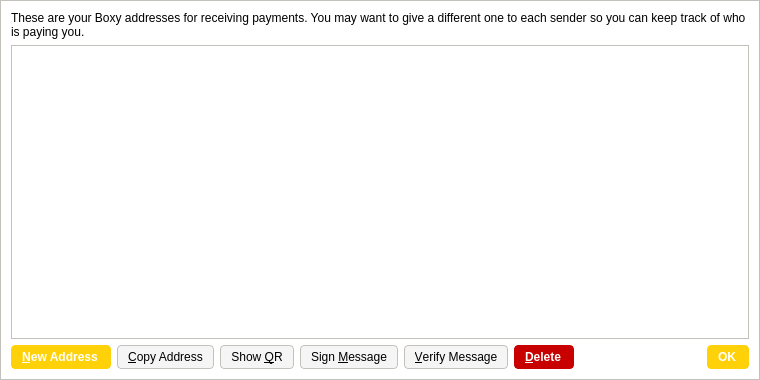
<?xml version="1.0" encoding="UTF-8"?>
<ui version="4.0">
 <class>AddressBookPage</class>
 <widget class="QWidget" name="AddressBookPage">
  <property name="geometry">
   <rect>
    <x>0</x>
    <y>0</y>
    <width>760</width>
    <height>380</height>
   </rect>
  </property>
  <property name="windowTitle">
   <string>Address Book</string>
  </property>
  <property name="styleSheet">
   <string notr="true">background-color: rgb(255, 255, 255);
border: 1px solid #c4c1bd;</string>
  </property>
  <layout class="QVBoxLayout" name="verticalLayout">
   <item>
    <widget class="QLabel" name="labelExplanation">
     <property name="styleSheet">
      <string notr="true">border: 0;</string>
     </property>
     <property name="text">
      <string>These are your Boxy addresses for receiving payments. You may want to give a different one to each sender so you can keep track of who is paying you.</string>
     </property>
     <property name="textFormat">
      <enum>Qt::PlainText</enum>
     </property>
     <property name="wordWrap">
      <bool>true</bool>
     </property>
    </widget>
   </item>
   <item>
    <widget class="QTableView" name="tableView">
     <property name="contextMenuPolicy">
      <enum>Qt::CustomContextMenu</enum>
     </property>
     <property name="toolTip">
      <string>Double-click to edit address or label</string>
     </property>
     <property name="tabKeyNavigation">
      <bool>false</bool>
     </property>
     <property name="selectionMode">
      <enum>QAbstractItemView::SingleSelection</enum>
     </property>
     <property name="selectionBehavior">
      <enum>QAbstractItemView::SelectRows</enum>
     </property>
     <property name="sortingEnabled">
      <bool>true</bool>
     </property>
     <attribute name="verticalHeaderVisible">
      <bool>false</bool>
     </attribute>
    </widget>
   </item>
   <item>
    <layout class="QHBoxLayout" name="horizontalLayout">
     <item>
      <widget class="QPushButton" name="newAddressButton">
       <property name="toolTip">
        <string>Create a new address</string>
       </property>
       <property name="styleSheet">
        <string notr="true">background-color: rgb(254, 209, 8);
color: rgb(255, 255, 255);
border-radius: 4px;
border-color:  rgb(254, 209, 8);
font-weight: 600;
padding: 4px;
padding-left: 10px;
padding-right: 12px;
icon-size: 0;</string>
       </property>
       <property name="text">
        <string>&amp;New Address</string>
       </property>
      </widget>
     </item>
     <item>
      <widget class="QPushButton" name="copyToClipboard">
       <property name="toolTip">
        <string>Copy the currently selected address to the system clipboard</string>
       </property>
       <property name="styleSheet">
        <string notr="true">background-color: rgb(245, 245, 245);
border-radius: 4px;
border: 1px solid #c4c1bd;
font-weight: 400;
padding: 4px;
padding-left: 10px;
padding-right: 10px;</string>
       </property>
       <property name="text">
        <string>&amp;Copy Address</string>
       </property>
      </widget>
     </item>
     <item>
      <widget class="QPushButton" name="showQRCode">
       <property name="styleSheet">
        <string notr="true">background-color: rgb(245, 245, 245);
border-radius: 4px;
border: 1px solid #c4c1bd;
font-weight: 400;
padding: 4px;
padding-left: 10px;
padding-right: 10px;</string>
       </property>
       <property name="text">
        <string>Show &amp;QR</string>
       </property>
      </widget>
     </item>
     <item>
      <widget class="QPushButton" name="signMessage">
       <property name="toolTip">
        <string>Sign a message to prove you own a Boxy address</string>
       </property>
       <property name="styleSheet">
        <string notr="true">background-color: rgb(245, 245, 245);
border-radius: 4px;
border: 1px solid #c4c1bd;
font-weight: 400;
padding: 4px;
padding-left: 10px;
padding-right: 10px;</string>
       </property>
       <property name="text">
        <string>Sign &amp;Message</string>
       </property>
      </widget>
     </item>
     <item>
      <widget class="QPushButton" name="verifyMessage">
       <property name="toolTip">
        <string>Verify a message to ensure it was signed with a specified Boxy address</string>
       </property>
       <property name="styleSheet">
        <string notr="true">background-color: rgb(245, 245, 245);
border-radius: 4px;
border: 1px solid #c4c1bd;
font-weight: 400;
padding: 4px;
padding-left: 10px;
padding-right: 10px;</string>
       </property>
       <property name="text">
        <string>&amp;Verify Message</string>
       </property>
      </widget>
     </item>
     <item>
      <widget class="QPushButton" name="deleteButton">
       <property name="toolTip">
        <string>Delete the currently selected address from the list</string>
       </property>
       <property name="styleSheet">
        <string notr="true">background-color: #c80000;
color: rgb(255, 255, 255);
border-radius: 4px;
border-color:  #c80000;
font-weight: 600;
padding: 4px;
padding-left: 10px;
padding-right: 12px;
icon-size: 0;</string>
       </property>
       <property name="text">
        <string>&amp;Delete</string>
       </property>
      </widget>
     </item>
     <item>
      <spacer name="horizontalSpacer">
       <property name="orientation">
        <enum>Qt::Horizontal</enum>
       </property>
       <property name="sizeHint" stdset="0">
        <size>
         <width>40</width>
         <height>20</height>
        </size>
       </property>
      </spacer>
     </item>
     <item>
      <widget class="QDialogButtonBox" name="buttonBox">
       <property name="sizePolicy">
        <sizepolicy hsizetype="Maximum" vsizetype="Fixed">
         <horstretch>0</horstretch>
         <verstretch>0</verstretch>
        </sizepolicy>
       </property>
       <property name="styleSheet">
        <string notr="true">background-color: rgb(254, 209, 8);
color: rgb(255, 255, 255);
border-radius: 4px;
border-color:  rgb(254, 209, 8);
font-weight: 600;
padding: 4px;
padding-left: 10px;
padding-right: 12px;
icon-size: 0;</string>
       </property>
       <property name="standardButtons">
        <set>QDialogButtonBox::Ok</set>
       </property>
      </widget>
     </item>
    </layout>
   </item>
  </layout>
 </widget>
 <resources/>
 <connections/>
</ui>
